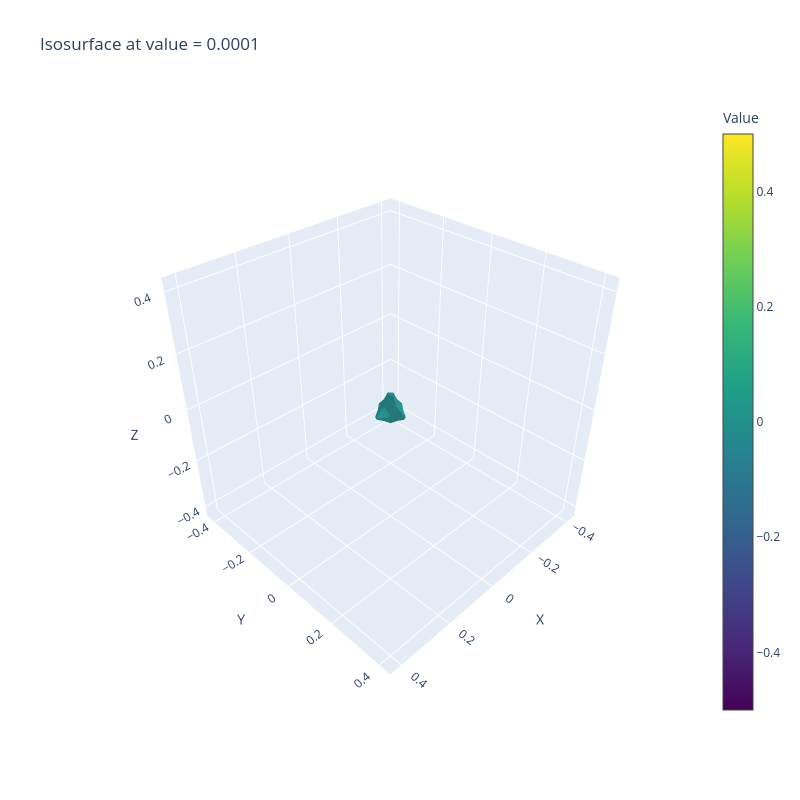

Here is the notebook cell this chart was saved with:
### Code cell
import plotly.graph_objects as go

W = w_regular

# ============================================
# PLOTLY ISOSURFACE
# ============================================

# Choose isosurface value (e.g., 50% of max value)
isovalue = W.max() * 0.001

# Create the isosurface
fig = go.Figure(data=go.Isosurface(
    x=X.flatten(),
    y=Y.flatten(),
    z=Z.flatten(),
    value=W.flatten(),
    isomin=isovalue,
    isomax=isovalue,
    colorscale='Viridis',
    caps=dict(x_show=False, y_show=False, z_show=False),
    surface_count=1,
    opacity=0.8,
    showscale=True,
    colorbar=dict(title='Value')
))

# Update layout
fig.update_layout(
    title=f'Isosurface at value = {isovalue:.4f}',
    scene=dict(
        xaxis_title='X',
        yaxis_title='Y',
        zaxis_title='Z',
        camera=dict(
            eye=dict(x=1.5, y=1.5, z=1.5)
        )
    ),
    width=800,
    height=800
)

fig.show()

### Figure 1 — Plotly figure (JSON) as saved in the notebook; plotly's stock layout.template omitted (floating-point values rounded to 4 significant figures; data arrays with more than 128 entries replaced by an {"elided": "..."} marker saying what was removed)
{"data": [{"caps": {"x": {"show": false}, "y": {"show": false}, "z": {"show": false}}, "colorbar": {"title": {"text": "Value"}}, "colorscale": [[0, "#440154"], [0.1111, "#482878"], [0.2222, "#3e4989"], [0.3333, "#31688e"], [0.4444, "#26828e"], [0.5556, "#1f9e89"], [0.6667, "#35b779"], [0.7778, "#6ece58"], [0.8889, "#b5de2b"], [1, "#fde725"]], "isomax": 6.761e-05, "isomin": 6.761e-05, "opacity": 0.8, "showscale": true, "surface": {"count": 1}, "type": "isosurface", "value": {"elided": "3375 float values"}, "x": {"elided": "3375 float values"}, "y": {"elided": "3375 float values"}, "z": {"elided": "3375 float values"}}], "layout": {"height": 800, "scene": {"camera": {"eye": {"x": 1.5, "y": 1.5, "z": 1.5}}, "xaxis": {"title": {"text": "X"}}, "yaxis": {"title": {"text": "Y"}}, "zaxis": {"title": {"text": "Z"}}}, "title": {"text": "Isosurface at value = 0.0001"}, "width": 800}}
